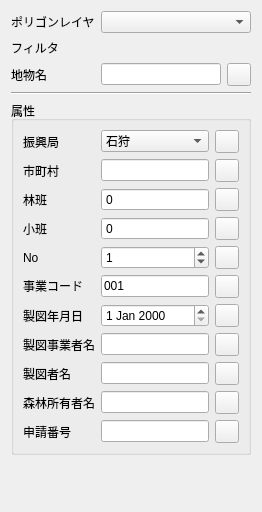
     <widget class="QWidget" name="tab_3">
      <attribute name="title">
       <string>施行地</string>
      </attribute>
      <layout class="QVBoxLayout" name="verticalLayout_6">
       <item>
        <layout class="QFormLayout" name="formLayout_2">
         <item row="0" column="0">
          <widget class="QLabel" name="label_5">
           <property name="text">
            <string>ポリゴンレイヤ</string>
           </property>
          </widget>
         </item>
         <item row="0" column="1">
          <widget class="QgsMapLayerComboBox" name="polygon"/>
         </item>
         <item row="1" column="0">
          <widget class="QLabel" name="label_42">
           <property name="text">
            <string>フィルタ</string>
           </property>
          </widget>
         </item>
         <item row="1" column="1">
          <widget class="QgsFieldExpressionWidget" name="polygonFilter"/>
         </item>
         <item row="2" column="0">
          <widget class="QLabel" name="label_6">
           <property name="text">
            <string>地物名</string>
           </property>
          </widget>
         </item>
         <item row="2" column="1">
          <layout class="QHBoxLayout" name="polygonNameInputLayout">
           <item><widget class="QLineEdit" name="polygonName"/></item>
           <item><widget class="QgsPropertyOverrideButton" name="polygonNameOverride"/></item>
          </layout>
         </item>
         <item row="3" column="0" colspan="2">
          <widget class="Line" name="line_6">
           <property name="orientation">
            <enum>Qt::Orientation::Horizontal</enum>
           </property>
          </widget>
         </item>
         <item row="4" column="0" colspan="2">
          <widget class="QGroupBox" name="groupBox_2">
           <property name="title">
            <string>属性</string>
           </property>
           <layout class="QFormLayout" name="formLayout_7">
            <item row="0" column="0">
             <widget class="QLabel" name="label_11">
              <property name="text">
               <string>振興局</string>
              </property>
             </widget>
            </item>
            <item row="0" column="1">
             <layout class="QHBoxLayout" name="shinkokyokuInputLayout">
              <item>
               <widget class="QComboBox" name="shinkokyoku">
                <property name="currentIndex">
                 <number>1</number>
                </property>
                <item>
                 <property name="text">
                  <string>なし</string>
                 </property>
                </item>
                <item>
                 <property name="text">
                  <string>石狩</string>
                 </property>
                </item>
                <item>
                 <property name="text">
                  <string>胆振</string>
                 </property>
                </item>
                <item>
                 <property name="text">
                  <string>オホーツク</string>
                 </property>
                </item>
                <item>
                 <property name="text">
                  <string>上川</string>
                 </property>
                </item>
                <item>
                 <property name="text">
                  <string>釧路</string>
                 </property>
                </item>
                <item>
                 <property name="text">
                  <string>後志</string>
                 </property>
                </item>
                <item>
                 <property name="text">
                  <string>宗谷</string>
                 </property>
                </item>
                <item>
                 <property name="text">
                  <string>空知</string>
                 </property>
                </item>
                <item>
                 <property name="text">
                  <string>十勝</string>
                 </property>
                </item>
                <item>
                 <property name="text">
                  <string>根室</string>
                 </property>
                </item>
                <item>
                 <property name="text">
                  <string>渡島</string>
                 </property>
                </item>
                <item>
                 <property name="text">
                  <string>日高</string>
                 </property>
                </item>
                <item>
                 <property name="text">
                  <string>檜山</string>
                 </property>
                </item>
                <item>
                 <property name="text">
                  <string>留萌</string>
                 </property>
                </item>
               </widget>
              </item>
              <item>
               <widget class="QgsPropertyOverrideButton" name="shinkokyokuOverride"/>
              </item>
             </layout>
            </item>
            <item row="1" column="0">
             <widget class="QLabel" name="label_16">
              <property name="text">
               <string>市町村</string>
              </property>
             </widget>
            </item>
            <item row="1" column="1">
             <layout class="QHBoxLayout" name="horizontalLayout_3">
              <item>
               <widget class="QLineEdit" name="shichoson">
                <property name="maxLength">
                 <number>20</number>
                </property>
               </widget>
              </item>
              <item>
               <widget class="QgsPropertyOverrideButton" name="shichosonOverride">
                <property name="text">
                 <string/>
                </property>
               </widget>
              </item>
             </layout>
            </item>
            <item row="2" column="0">
             <widget class="QLabel" name="label_17">
              <property name="text">
               <string>林班</string>
              </property>
             </widget>
            </item>
            <item row="2" column="1">
             <layout class="QHBoxLayout" name="horizontalLayout_4">
              <item>
               <widget class="QSpinBox" name="rinpan">
                <property name="buttonSymbols">
                 <enum>QAbstractSpinBox::ButtonSymbols::NoButtons</enum>
                </property>
               </widget>
              </item>
              <item>
               <widget class="QgsPropertyOverrideButton" name="rinpanOverride"/>
              </item>
             </layout>
            </item>
            <item row="3" column="0">
             <widget class="QLabel" name="label_19">
              <property name="text">
               <string>小班</string>
              </property>
             </widget>
            </item>
            <item row="3" column="1">
             <layout class="QHBoxLayout" name="horizontalLayout_5">
              <item>
               <widget class="QSpinBox" name="shohan">
                <property name="buttonSymbols">
                 <enum>QAbstractSpinBox::ButtonSymbols::NoButtons</enum>
                </property>
               </widget>
              </item>
              <item>
               <widget class="QgsPropertyOverrideButton" name="shohanOverride"/>
              </item>
             </layout>
            </item>
            <item row="4" column="0">
             <widget class="QLabel" name="label_20">
              <property name="text">
               <string>No</string>
              </property>
             </widget>
            </item>
            <item row="4" column="1">
             <layout class="QHBoxLayout" name="edabanInputLayout">
              <item>
               <widget class="QSpinBox" name="edaban">
                <property name="minimum"><number>0</number></property>
                <property name="maximum"><number>2147483647</number></property>
                <property name="value"><number>1</number></property>
               </widget>
              </item>
              <item>
               <widget class="QgsPropertyOverrideButton" name="edabanOverride"/>
              </item>
             </layout>
            </item>
            <item row="5" column="0">
             <widget class="QLabel" name="label_25">
              <property name="text">
               <string>&lt;html&gt;&lt;head/&gt;&lt;body&gt;&lt;p&gt;事業コード&lt;/p&gt;&lt;/body&gt;&lt;/html&gt;</string>
              </property>
             </widget>
            </item>
            <item row="5" column="1">
             <layout class="QHBoxLayout" name="horizontalLayout_6">
              <item>
               <widget class="QLineEdit" name="jigyoCode">
                <property name="inputMask">
                 <string/>
                </property>
                <property name="text">
                 <string>001</string>
                </property>
                <property name="maxLength">
                 <number>3</number>
                </property>
               </widget>
              </item>
              <item>
               <widget class="QgsPropertyOverrideButton" name="jigyoCodeOverride"/>
              </item>
             </layout>
            </item>
            <item row="6" column="0">
             <widget class="QLabel" name="label_21">
              <property name="text">
               <string>製図年月日</string>
              </property>
             </widget>
            </item>
            <item row="6" column="1">
             <layout class="QHBoxLayout" name="horizontalLayout_7">
              <item>
               <widget class="QDateEdit" name="seizubi2"/>
              </item>
              <item>
               <widget class="QgsPropertyOverrideButton" name="seizubi2Override"/>
              </item>
             </layout>
            </item>
            <item row="7" column="0">
             <widget class="QLabel" name="seizujigyoshaLabel">
              <property name="text">
               <string>製図事業者名</string>
              </property>
             </widget>
            </item>
            <item row="7" column="1">
             <layout class="QHBoxLayout" name="seizujigyoshaInputLayout">
              <item>
               <widget class="QLineEdit" name="seizujigyosha">
                <property name="placeholderText">
                 <string/>
                </property>
               </widget>
              </item>
              <item>
               <widget class="QgsPropertyOverrideButton" name="seizujigyoshaOverride"/>
              </item>
             </layout>
            </item>
            <item row="8" column="0">
             <widget class="QLabel" name="label_23">
              <property name="text">
               <string>製図者名</string>
              </property>
             </widget>
            </item>
            <item row="8" column="1">
             <layout class="QHBoxLayout" name="horizontalLayout_8">
              <item>
               <widget class="QLineEdit" name="seizusha2"/>
              </item>
              <item>
               <widget class="QgsPropertyOverrideButton" name="seizusha2Override"/>
              </item>
             </layout>
            </item>
            <item row="9" column="0">
             <widget class="QLabel" name="label_24">
              <property name="text">
               <string>森林所有者名</string>
              </property>
             </widget>
            </item>
            <item row="9" column="1">
             <layout class="QHBoxLayout" name="horizontalLayout_9">
              <item>
               <widget class="QLineEdit" name="sanrinshoyusha2"/>
              </item>
              <item>
               <widget class="QgsPropertyOverrideButton" name="sanrinshoyusha2Override"/>
              </item>
             </layout>
            </item>
            <item row="10" column="0">
             <widget class="QLabel" name="shinseibangoLabel">
              <property name="text">
               <string>申請番号</string>
              </property>
             </widget>
            </item>
            <item row="10" column="1">
             <layout class="QHBoxLayout" name="shinseibangoInputLayout">
              <item>
               <widget class="QLineEdit" name="shinseibango"/>
              </item>
              <item>
               <widget class="QgsPropertyOverrideButton" name="shinseibangoOverride"/>
              </item>
             </layout>
            </item>
           </layout>
          </widget>
         </item>
         <item row="11" column="0" colspan="2">
          <spacer name="verticalSpacer_2">
           <property name="orientation">
            <enum>Qt::Orientation::Vertical</enum>
           </property>
           <property name="sizeHint" stdset="0">
            <size>
             <width>20</width>
             <height>40</height>
            </size>
           </property>
          </spacer>
         </item>
        </layout>
       </item>
      </layout>
     </widget>
